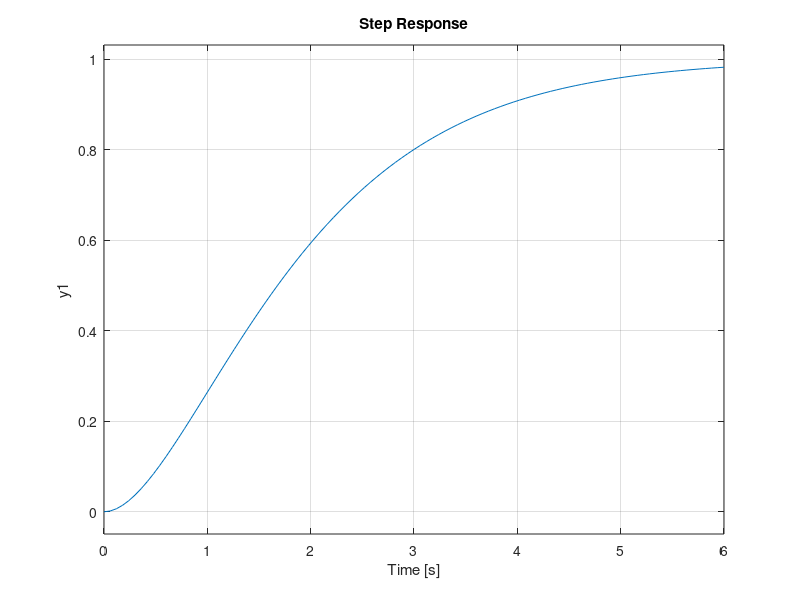

Here is the MATLAB script that generated this plot:
%Number 1 Dumped System
%Clear
clear
clc
close all

%Number 1
%Define Transfer Function

%Mechanical Translation System
%G(s) = 1 / s^2 + s + 1
M = 1;
B = 2;
k = 1;

G_num = [1 ]
G_den = [M B k] 

G = tf(G_num,G_den)

% step response
step(G)


